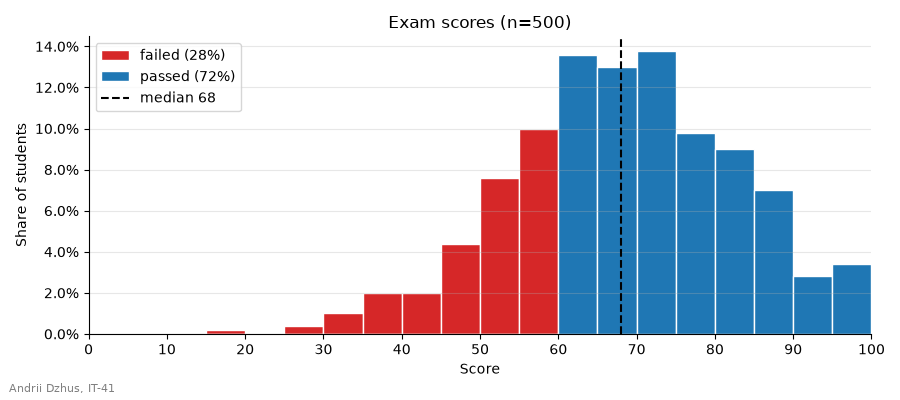

Source code (Python):
import matplotlib.pyplot as plt
import numpy as np
from matplotlib.ticker import MultipleLocator, PercentFormatter

STUDENT_NAME = "Andrii Dzhus"   # ім'я та прізвище транслітерацією
STUDENT_GROUP = "IT-41"   # група

rng = np.random.default_rng(40)
scores = np.clip(rng.normal(68, 14, size=500).round(), 0, 100)
pass_score = 60

bins = np.arange(0, 101, 5)                      # інтервали по 5 балів
total = scores.size
failed = scores[scores < pass_score]
passed = scores[scores >= pass_score]

# вага кожного студента 1/total: висота стовпчика - частка від УСІХ студентів
fig, ax = plt.subplots(figsize=(9, 4))
ax.hist(failed, bins=bins, weights=np.full(failed.size, 1 / total),
        color="tab:red", edgecolor="white",
        label=f"failed ({failed.size / total:.0%})")
ax.hist(passed, bins=bins, weights=np.full(passed.size, 1 / total),
        color="tab:blue", edgecolor="white",
        label=f"passed ({passed.size / total:.0%})")

median = np.median(scores)
ax.axvline(median, color="black", linestyle="--", label=f"median {median:.0f}")

ax.set_xlim(0, 100)
ax.xaxis.set_major_locator(MultipleLocator(10))
ax.yaxis.set_major_formatter(PercentFormatter(xmax=1))
ax.set_title(f"Exam scores (n={total})")
ax.set_xlabel("Score")
ax.set_ylabel("Share of students")
ax.grid(axis="y", alpha=0.3)
ax.spines[["top", "right"]].set_visible(False)
ax.legend(loc="upper left")

fig.text(0.01, 0.02, f"{STUDENT_NAME}, {STUDENT_GROUP}", fontsize=8, color="gray")
fig.tight_layout(rect=(0, 0.02, 1, 1))

fig.savefig("task_1.png", dpi=100)
plt.show()
